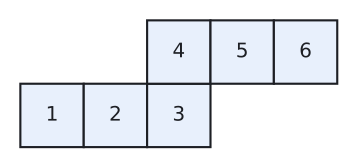

This chart was generated by the following Python code:
import sys; sys.path.insert(0, "tools")
from cizim import *

# Eğik izdüşüm: genişlik (x) ve yükseklik (z) gerçek ölçüde, derinlik (y) yarıya kısaltılmış ve 40° eğik.
KD, TETA = 0.5, np.radians(40)
CX, SY = KD * np.cos(TETA), KD * np.sin(TETA)
GOZ = np.array([CX, -1.0, SY])  # bakan göze doğru yön

def P(p):
    x, y, z = p
    return np.array([x + CX * y, z + SY * y])

def prizma(ax, taban, v, renkler=None, lw=2.0):
    """taban: dışbükey çokgenin 3B köşeleri, v: öteleme vektörü (yanal ayrıt). Görünmeyen ayrıtlar kesikli."""
    taban = [np.array(t, float) for t in taban]; v = np.array(v, float); n = len(taban)
    ust = [t + v for t in taban]; merkez = sum(taban) / n + v / 2
    yuzler = [list(range(n)), list(range(n, 2 * n))] + [[i, (i + 1) % n, n + (i + 1) % n, n + i] for i in range(n)]
    kose = taban + ust; gorunur = []
    for y in yuzler:
        a, b, c = kose[y[0]], kose[y[1]], kose[y[2]]
        nor = np.cross(b - a, c - a)
        if np.dot(nor, sum(kose[i] for i in y) / len(y) - merkez) < 0: nor = -nor
        gorunur.append(np.dot(nor, GOZ) > 1e-9)
    renkler = renkler or {}
    for k, y in enumerate(yuzler):
        if k in renkler and gorunur[k]:
            ax.add_patch(patches.Polygon([P(kose[i]) for i in y], closed=True, facecolor=renkler[k], edgecolor="none", zorder=1))
    kenarlar = {}
    for k, y in enumerate(yuzler):
        for j in range(len(y)):
            e = tuple(sorted((y[j], y[(j + 1) % len(y)])))
            kenarlar[e] = kenarlar.get(e, False) or gorunur[k]
    for (i, j), g in kenarlar.items():
        a, b = P(kose[i]), P(kose[j])
        if g: ax.plot([a[0], b[0]], [a[1], b[1]], color=YAZI, lw=lw, zorder=4, solid_capstyle="round")
        else: ax.plot([a[0], b[0]], [a[1], b[1]], color=SOLUK, lw=1.3, ls=(0, (4, 3)), zorder=2)
    return kose

def cizgi(ax, p, q, renk=KIRMIZI, lw=2.4, ls="-", z=5):
    a, b = P(p), P(q); ax.plot([a[0], b[0]], [a[1], b[1]], color=renk, lw=lw, ls=ls, zorder=z)

def yaz(ax, p, s, dx=0.0, dy=0.0, renk=YAZI, boy=13, **kw):
    q = P(p); ax.text(q[0] + dx, q[1] + dy, s, ha=kw.pop("ha", "center"), va=kw.pop("va", "center"), color=renk, fontsize=boy, zorder=7, **kw)

def dik(ax, k, u, w, r=0.4, renk=YAZI):
    k, u, w = np.array(k, float), np.array(u, float), np.array(w, float)
    u = u / np.linalg.norm(u); w = w / np.linalg.norm(w)
    pts = [P(k + r * u), P(k + r * u + r * w), P(k + r * w)]
    ax.plot([p[0] for p in pts], [p[1] for p in pts], color=renk, lw=1.3, zorder=6)


def acinim(ax, hucreler, x0=0.0, y0=0.0, s=1.0, renk=MAVI_ACIK, yazi=None, boy=15):
    """hucreler: (sütun, satır) listesi; yazi: {(sütun, satır): (metin, dolgu)}"""
    yazi = yazi or {}
    for c in hucreler:
        dolgu = yazi.get(c, (None, renk))[1]
        ax.add_patch(patches.Rectangle((x0 + c[0] * s, y0 + c[1] * s), s, s, facecolor=dolgu, edgecolor=YAZI, lw=1.6))
        if c in yazi and yazi[c][0]:
            ax.text(x0 + (c[0] + 0.5) * s, y0 + (c[1] + 0.5) * s, yazi[c][0], ha="center", va="center", fontsize=boy, color=YAZI)

# Kendini dene 2: 3-3 basamaklı açınım
fig, ax = sekil(4.6, 2.4)
yazi = {(0, 0): ("1", MAVI_ACIK), (1, 0): ("2", MAVI_ACIK), (2, 0): ("3", MAVI_ACIK),
        (2, 1): ("4", MAVI_ACIK), (3, 1): ("5", MAVI_ACIK), (4, 1): ("6", MAVI_ACIK)}
acinim(ax, list(yazi), 0, 0, 1.0, yazi=yazi)
ax.set_xlim(-0.2, 5.2); ax.set_ylim(-0.2, 2.2)
ax.set_aspect("equal"); ax.axis("off")
kaydet(fig, __file__)
